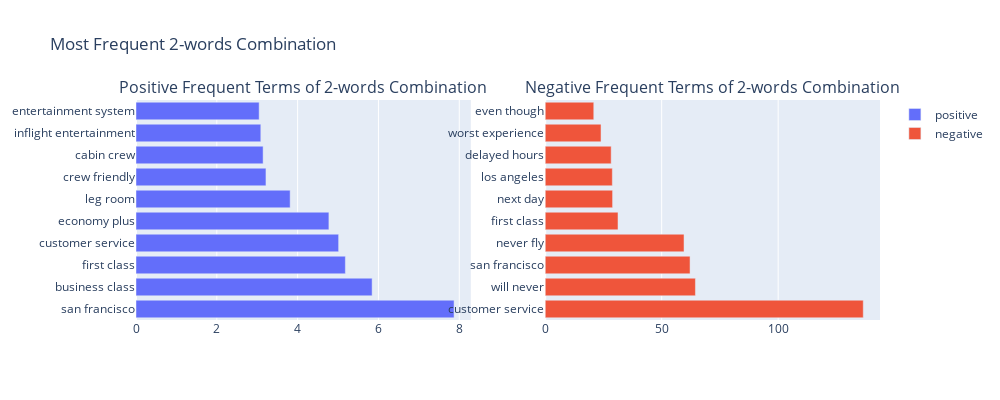

This figure's notebook cell:
### Markdown cell above
#  Word Cloud : United Airlines Customer Reviews

### Code cell
domain_stopwords = {'airline', 'flight', 'plane', 'airport', 'flights', 'airlines', 'united'}
stopwords = set.union(STOPWORDS, domain_stopwords)

generate_cloud(DUA[DUA['airline_no']==4], False)

### Figure 1 — Plotly figure (JSON) as saved in the notebook; plotly's stock layout.template omitted (floating-point values rounded to 4 significant figures)
{"data": [{"name": "positive", "orientation": "h", "type": "bar", "x": [7.872, 5.844, 5.182, 5.015, 4.774, 3.815, 3.216, 3.146, 3.089, 3.048], "xaxis": "x", "y": ["san francisco", "business class", "first class", "customer service", "economy plus", "leg room", "crew friendly", "cabin crew", "inflight entertainment", "entertainment system"], "yaxis": "y"}, {"name": "negative", "orientation": "h", "type": "bar", "x": [136.5, 64.48, 62.18, 59.59, 31.25, 28.93, 28.82, 28.32, 23.96, 20.85], "xaxis": "x2", "y": ["customer service", "will never", "san francisco", "never fly", "first class", "next day", "los angeles", "delayed hours", "worst experience", "even though"], "yaxis": "y2"}], "layout": {"annotations": [{"font": {"size": 16}, "showarrow": false, "text": "Positive Frequent Terms of 2-words Combination", "x": 0.225, "xanchor": "center", "xref": "paper", "y": 1, "yanchor": "bottom", "yref": "paper"}, {"font": {"size": 16}, "showarrow": false, "text": "Negative Frequent Terms of 2-words Combination", "x": 0.775, "xanchor": "center", "xref": "paper", "y": 1, "yanchor": "bottom", "yref": "paper"}], "height": 400, "margin": {"l": 100}, "title": {"text": "Most Frequent 2-words Combination"}, "width": 1000, "xaxis": {"anchor": "y", "domain": [0, 0.45]}, "xaxis2": {"anchor": "y2", "domain": [0.55, 1]}, "yaxis": {"anchor": "x", "domain": [0, 1]}, "yaxis2": {"anchor": "x2", "domain": [0, 1]}}}
